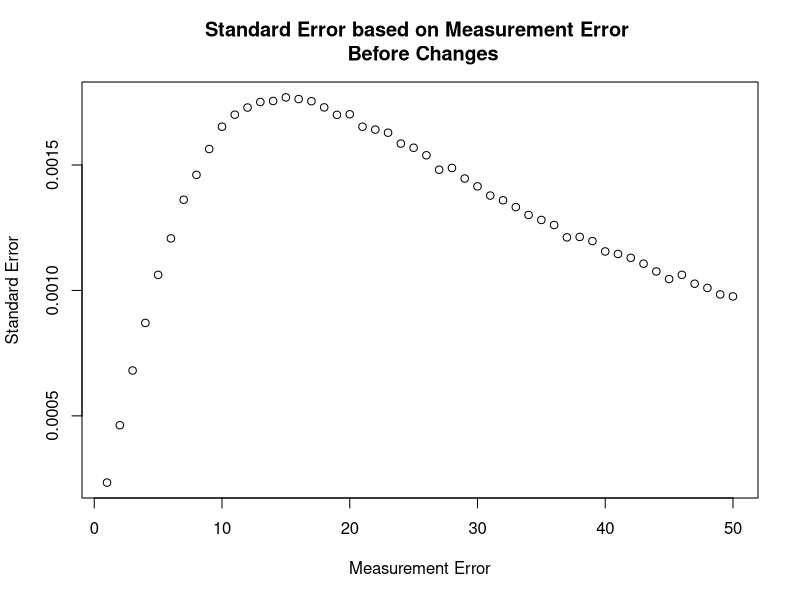
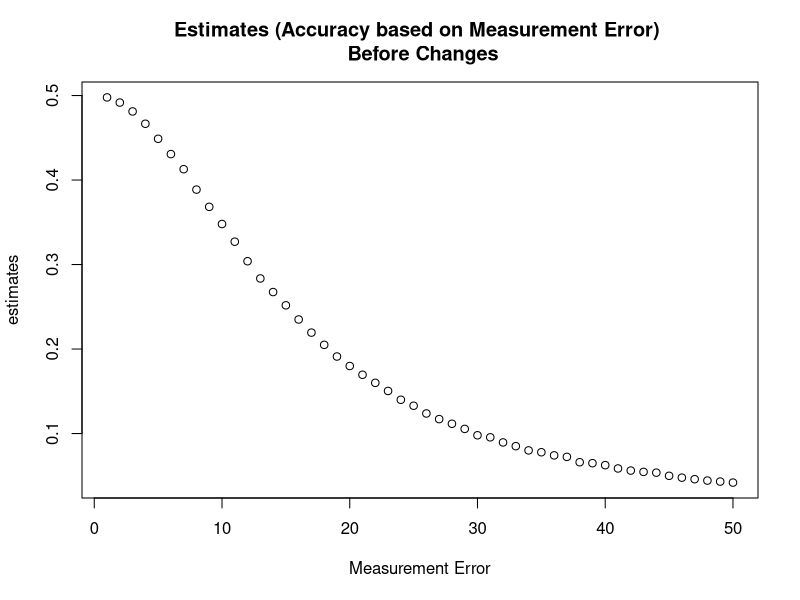
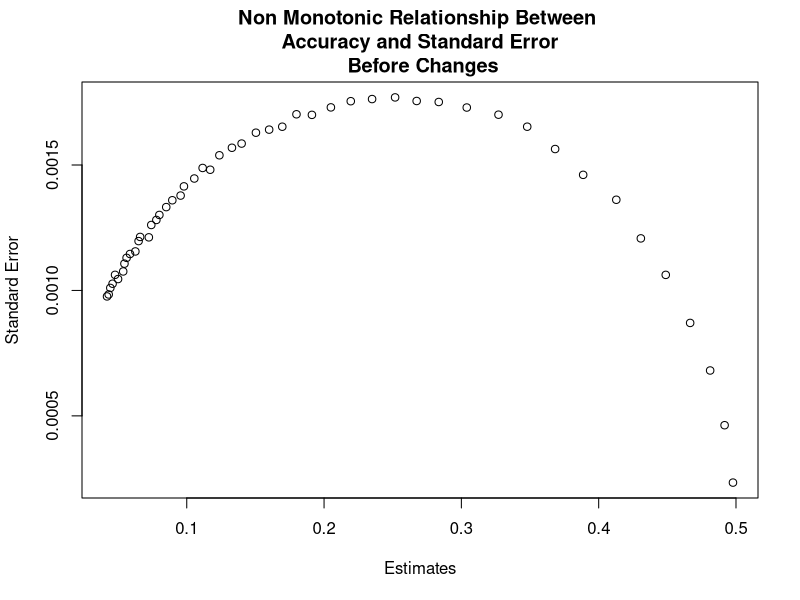
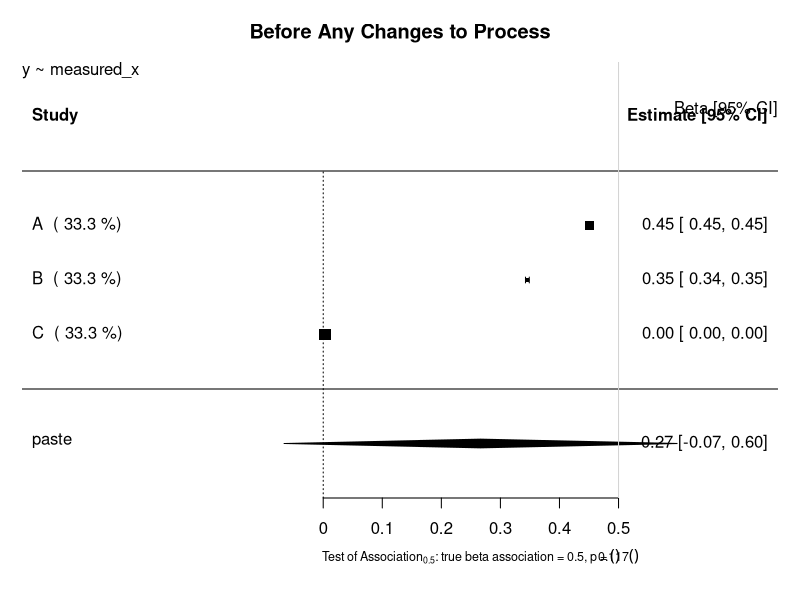
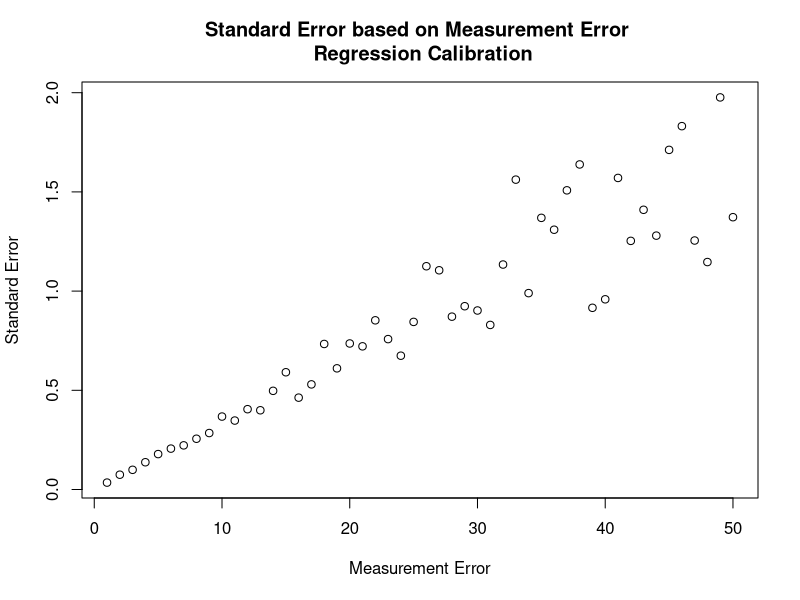
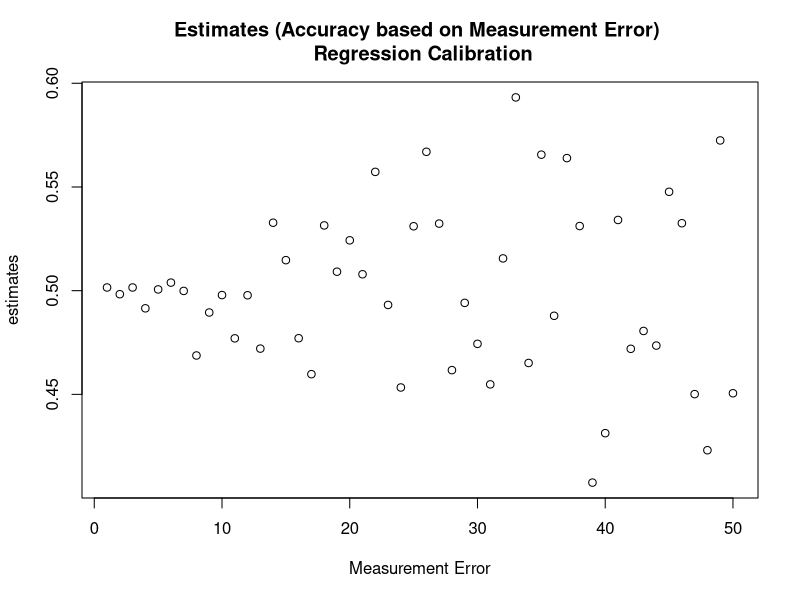
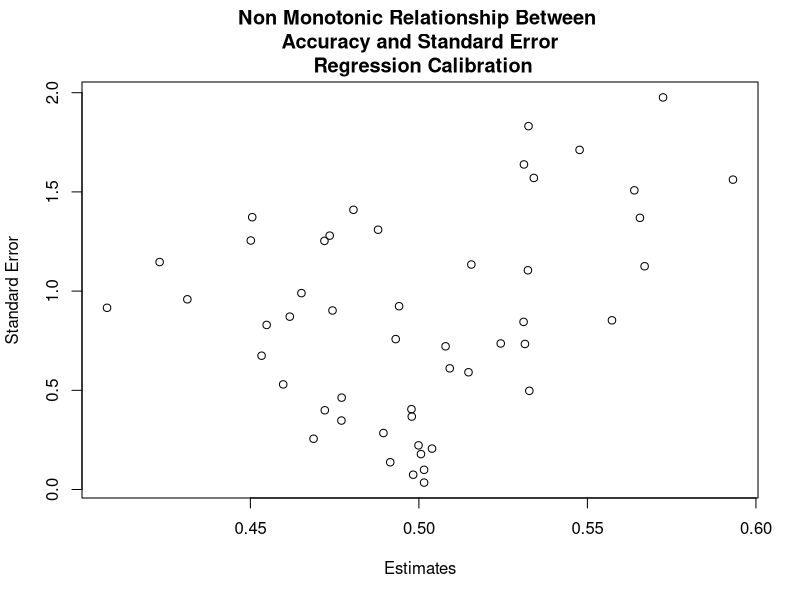
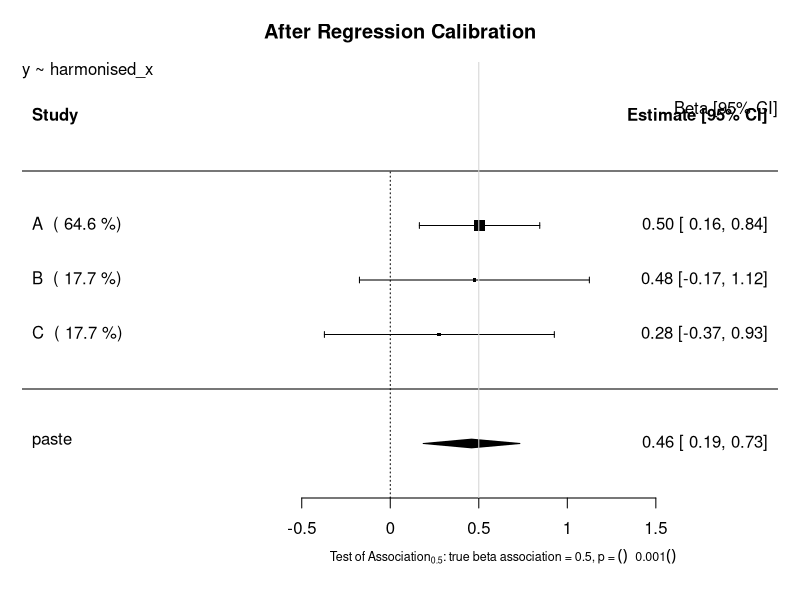

Recreate these plots in R, in order.
# Investigation into semi monotonic behaviour of standard error in Continuous Variables
## Author: Paul Scherer
##         Tom Bishop
## Institute: University of Cambridge MRC Epidemiology Unit 
## Date: 6.09.2017

# In this file we want to investigate whether we can replicate the semi monotonic behaviour exhibited by 
# standard error dependent on standard measurement error
library(ggplot2)
library(reshape2)
library(parallel)
library(stats)
library(metafor)

# Raw Data Set Properties
trueBeta = 0.5
constant = 20

study_size = 20000
raw_mean = 40
raw_stdev = 15

# Create Dataframe with x, create y from x, then add normal random noise to x
raw_data = data.frame(x = rnorm(n = study_size, mean = raw_mean, sd = raw_stdev))
raw_data$y = (trueBeta*raw_data$x) + constant

###############################################################################
########################### Functions #########################################
###############################################################################

createStudyData <- function(raw_data, measurement_error){
    x_error = rnorm(n = study_size, mean = 0, sd = measurement_error)
    raw_data$measured_x = raw_data$x + x_error
    return(raw_data)
}

createValidationData <- function(val_size, measurement_error) {
    validation_data = data.frame(x =  rnorm(n = val_size, mean = raw_mean, sd = raw_stdev))
    x_error = rnorm(n = val_size, mean = 0, sd = measurement_error)
    validation_data$measured_x = validation_data$x + x_error
    return (validation_data)
}

#######################################################################################
########################### Motivation of the Problem #################################
#######################################################################################
## Graphing Standard Error as a function of Measurement Error
error_upperbound = 50
std_error = vector("numeric", length = error_upperbound)
estimates = vector("numeric", length = error_upperbound)

for (measurement_error in 1:error_upperbound){
	x_error = rnorm(n = study_size, mean = 0, sd = measurement_error)
	raw_data$measured_x = raw_data$x + x_error
	fmla = as.formula(y ~ measured_x)
	linear_model = lm(formula = fmla, data = raw_data)
	x_estimate = linear_model$coefficients["measured_x"]
	x_stdErr = summary(linear_model)$coefficients["measured_x", "Std. Error"]
	std_error[measurement_error] = x_stdErr
	estimates[measurement_error] = x_estimate
}
plot (x = (1:error_upperbound), y = std_error, xlab = "Measurement Error", ylab = "Standard Error", main = "Standard Error based on Measurement Error \n Before Changes")
plot (x = (1:error_upperbound), y = estimates, xlab = "Measurement Error", ylab = "estimates", main = "Estimates (Accuracy based on Measurement Error) \n Before Changes")

plot (x = estimates, y = std_error, xlab = "Estimates", ylab = "Standard Error", main = "Non Monotonic Relationship Between \n Accuracy and Standard Error \n Before Changes")

#######################################################################################
######################## Before Any Changes to the Process ############################
#######################################################################################
# General Parameters
validation_size = 400

# Study A
measureError_A = 5
studyData_A = createStudyData(raw_data = raw_data, measurement_error = measureError_A)
validation_data_A = createValidationData(val_size = validation_size, measurement_error = measureError_A )

# Study B
measureError_B = 10
studyData_B = createStudyData(raw_data = raw_data, measurement_error = measureError_B)
validation_data_B = createValidationData(val_size = validation_size, measurement_error = measureError_B )

# Study C
measureError_C = 200
studyData_C = createStudyData(raw_data = raw_data, measurement_error = measureError_C)
validation_data_C = createValidationData(val_size = validation_size, measurement_error = measureError_C )


lm_A <- lm(formula=y~measured_x, data=studyData_A)
estimate_A = lm_A$coefficients["measured_x"]
stdError_A = summary(lm_A)$coefficients["measured_x","Std. Error"]

lm_B <- lm(formula=y~measured_x, data=studyData_B)
estimate_B = lm_B$coefficients["measured_x"]
stdError_B = summary(lm_B)$coefficients["measured_x","Std. Error"]

lm_C <- lm(formula=y~measured_x, data=studyData_C)
estimate_C = lm_C$coefficients["measured_x"]
stdError_C = summary(lm_C)$coefficients["measured_x","Std. Error"]


## Random Effects Model Forest Plot Before Regression Calibration
estimates = c(estimate_A, estimate_B, estimate_C)
stand_errs = c(stdError_A, stdError_B, stdError_C)
labels = c("A","B","C")
res <- rma(yi = estimates, sei = stand_errs, method='DL', slab = labels)
weights_res <- weights.rma.uni(res)

# Forest Plot
res$slab <- paste(res$slab, " (", round(weights.rma.uni(res),digits=1), "%)")
fmla = as.formula(y~measured_x)
forest(res, mlab=bquote(paste('Overall (I'^2*' = ', .(round(res$I2)),'%, p = ',
    .(sprintf("%.3f", round(res$QEp,3))),')')),
xlab=bquote(paste('Test of Association'[0.5]*': true beta association = 0.5, p = ',
    .(sprintf("%.3f", round(res$pval,3))))), cex=1, cex.lab=0.75, cex.axis=1, main = "Before Any Changes to Process")
usr <- par("usr")
text(usr[2], usr[4], "Beta [95% CI]", adj = c(1, 4),cex=1)
text(usr[1], usr[4], paste0(gsub(paste0("Study Data","\\$"),"", deparse(fmla)),collapse="\n"), adj = c( 0, 1 ),cex=1)
abline(v = 0.5, col = "lightgray")


#######################################################################################
######################## Using Regression Calibration Classic #########################
#######################################################################################
## Graphing Standard Error as a function of Measurement Error
std_error = vector("numeric", length = error_upperbound)
estimates = vector("numeric", length = error_upperbound)

for (measurement_error in 1:error_upperbound){
    studyData_graph = createStudyData(raw_data = raw_data, measurement_error = measurement_error)
    validation_data_graph = createValidationData(val_size = validation_size, measurement_error = measurement_error)

    # calculate the lambda
    fmla_harmonisation = as.formula(x~measured_x)
    lambda_lm_graph <- lm(formula=fmla_harmonisation, data=validation_data_graph)
    lambda_graph = lambda_lm_graph$coefficients["measured_x"]
    stdError_lambda_graph = summary(lambda_lm_graph)$coefficients["measured_x","Std. Error"]

    # calculate the estimates using the normal study data
    lm_graph <- lm(formula=y~measured_x, data=studyData_graph)
    estimate_graph = lm_graph$coefficients["measured_x"]
    stdError_graph = summary(lm_graph)$coefficients["measured_x","Std. Error"]

    # Propagate Errors in Standard Error
    var_lambda = (sqrt(validation_size) * summary(lambda_lm_graph)$coefficients["measured_x","Std. Error"])^2
    var_Beta = (sqrt(validation_size) * summary(lm_graph)$coefficients["measured_x","Std. Error"])^2
    #var_Beta = summary(lm_A)$sigma**2
    # var_Beta = (summary(lm_A)$coefficients["measured_x","Std. Error"])^2
    lambda_pure = unlist(unname(lambda_lm_graph$coefficients["measured_x"]))
    beta_lambda_div_sq = (unname(unlist(lm_graph$coefficients["measured_x"]/(lambda_lm_graph$coefficients["measured_x"])^2)))^2
    delta_variance = (var_Beta / (lambda_pure)^2) + beta_lambda_div_sq * var_lambda
    delta_stdError_B = sqrt(delta_variance)/sqrt(validation_size) 
    delta_stdError_B = sqrt(delta_variance)

    std_error[measurement_error] = delta_stdError_B
    estimates[measurement_error] = estimate_graph/lambda_graph
}
plot (x = (1:error_upperbound), y = std_error, xlab = "Measurement Error", ylab = "Standard Error", main = "Standard Error based on Measurement Error \n Regression Calibration")
plot (x = (1:error_upperbound), y = estimates, xlab = "Measurement Error", ylab = "estimates", main = "Estimates (Accuracy based on Measurement Error) \n Regression Calibration")
plot (x = estimates, y = std_error, xlab = "Estimates", ylab = "Standard Error", main = "Non Monotonic Relationship Between \n Accuracy and Standard Error \n Regression Calibration")



# Using real regression calibration.
## Modeling x ~ measured_x in validation
fmla_harmonisation = as.formula(x~measured_x)
# Study A
lambda_lm_A <- lm(formula=fmla_harmonisation, data=validation_data_A)
lambda_A = lambda_lm_A$coefficients["measured_x"]
stdError_lambda_A = summary(lambda_lm_A)$coefficients["measured_x","Std. Error"]

# Study B
lambda_lm_B <- lm(formula=fmla_harmonisation, data=validation_data_B)
lambda_B = lambda_lm_B$coefficients["measured_x"]
stdError_lambda_B = summary(lambda_lm_B)$coefficients["measured_x","Std. Error"]

# Study C
lambda_lm_C <- lm(formula=fmla_harmonisation, data=validation_data_C)
lambda_C = lambda_lm_C$coefficients["measured_x"]
stdError_lambda_C = summary(lambda_lm_C)$coefficients["measured_x","Std. Error"]


lm_A <- lm(formula=y~measured_x, data=studyData_A)
estimate_A = lm_A$coefficients["measured_x"]
stdError_A = summary(lm_A)$coefficients["measured_x","Std. Error"]

lm_B <- lm(formula=y~measured_x, data=studyData_B)
estimate_B = lm_B$coefficients["measured_x"]
stdError_B = summary(lm_B)$coefficients["measured_x","Std. Error"]

lm_C <- lm(formula=y~measured_x, data=studyData_C)
estimate_C = lm_C$coefficients["measured_x"]
stdError_C = summary(lm_C)$coefficients["measured_x","Std. Error"]

corrected_estimate_A = estimate_A / lambda_A
corrected_estimate_B = estimate_B / lambda_B
corrected_estimate_C = estimate_C / lambda_C

# calculate the corrected standard error
var_Beta = (sqrt(validation_size) * summary(lm_A)$coefficients["measured_x","Std. Error"])^2
#var_Beta = summary(lm_A)$sigma**2
# var_Beta = (summary(lm_A)$coefficients["measured_x","Std. Error"])^2
lambda_pure = unlist(unname(lambda_lm_A$coefficients["measured_x"]))
beta_lambda_div_sq = (unname(unlist(lm_A$coefficients["measured_x"]/(lambda_lm_A$coefficients["measured_x"])^2)))^2
var_lambda = (sqrt(validation_size) * summary(lambda_lm_A)$coefficients["measured_x","Std. Error"])^2
delta_variance = (var_Beta / (lambda_pure)^2) + (beta_lambda_div_sq * var_lambda)
delta_stdError_A = sqrt(delta_variance)/sqrt(validation_size) 
delta_stdError_A = sqrt(delta_variance)

var_lambda = (sqrt(validation_size) * summary(lambda_lm_B)$coefficients["measured_x","Std. Error"])^2
var_Beta = (sqrt(validation_size) * summary(lm_B)$coefficients["measured_x","Std. Error"])^2
#var_Beta = summary(lm_A)$sigma**2
# var_Beta = (summary(lm_A)$coefficients["measured_x","Std. Error"])^2
lambda_pure = unlist(unname(lambda_lm_B$coefficients["measured_x"]))
beta_lambda_div_sq = (unname(unlist(lm_B$coefficients["measured_x"]/(lambda_lm_B$coefficients["measured_x"])^2)))^2
delta_variance = (var_Beta / (lambda_pure)^2) + beta_lambda_div_sq * var_lambda
delta_stdError_B = sqrt(delta_variance)/sqrt(validation_size) 
delta_stdError_B = sqrt(delta_variance)


var_lambda = (sqrt(validation_size) * summary(lambda_lm_B)$coefficients["measured_x","Std. Error"])^2
var_Beta = (sqrt(validation_size) * summary(lm_B)$coefficients["measured_x","Std. Error"])^2
#var_Beta = summary(lm_A)$sigma**2
# var_Beta = (summary(lm_A)$coefficients["measured_x","Std. Error"])^2
lambda_pure = unlist(unname(lambda_lm_B$coefficients["measured_x"]))
beta_lambda_div_sq = (unname(unlist(lm_B$coefficients["measured_x"]/(lambda_lm_B$coefficients["measured_x"])^2)))^2
delta_variance = (var_Beta / (lambda_pure)^2) + beta_lambda_div_sq * var_lambda
delta_stdError_C = sqrt(delta_variance)/sqrt(validation_size) 
delta_stdError_C = sqrt(delta_variance)

## Random Effects Model Forest Plot After Regression Calibration
estimates = c(corrected_estimate_A, corrected_estimate_B, corrected_estimate_C)
stand_errs = c(delta_stdError_A, delta_stdError_B, delta_stdError_C)
labels = c("A","B","C")
res <- rma(yi = estimates, sei = stand_errs, method='DL', slab = labels)
weights_res <- weights.rma.uni(res)

# Forest Plot
res$slab <- paste(res$slab, " (", round(weights.rma.uni(res),digits=1), "%)")
fmla = as.formula(y~harmonised_x)
forest(res, mlab=bquote(paste('Overall (I'^2*' = ', .(round(res$I2)),'%, p = ',
    .(sprintf("%.3f", round(res$QEp,3))),')')),
xlab=bquote(paste('Test of Association'[0.5]*': true beta association = 0.5, p = ',
    .(sprintf("%.3f", round(res$pval,3))))), cex=1, cex.lab=0.75, cex.axis=1, main = "After Regression Calibration")
usr <- par("usr")
text(usr[2], usr[4], "Beta [95% CI]", adj = c(1, 4),cex=1)
text(usr[1], usr[4], paste0(gsub(paste0("Study Data","\\$"),"", deparse(fmla)),collapse="\n"), adj = c( 0, 1 ),cex=1)
abline(v = 0.5, col = "lightgray")



#######################################################################################
######################## USING THE MODEL OF ERROR *PREDICT* ###########################
#######################################################################################
## PREDICT (ERROR IN VARIABLES MODELS)

## Graphing Standard Error as a function of Measurement Error
std_error = vector("numeric", length = error_upperbound)
estimates = vector("numeric", length = error_upperbound)

for (measurement_error in 1:error_upperbound){
    studyData_graph = createStudyData(raw_data = raw_data, measurement_error = measurement_error)
    validation_data_graph = createValidationData(val_size = validation_size, measurement_error = measurement_error)

    # calculate the Error Model
    error_model_graph <- lm(formula=fmla_harmonisation, data=validation_data_graph)
    lambda_graph = error_model_graph$coefficients["measured_x"]
    stdError_lambda_graph = summary(error_model_graph)$coefficients["measured_x","Std. Error"]

    # calculate the estimates using the normal study data
    new = data.frame(measured_x = studyData_graph$measured_x)
    studyData_graph$harmonised_x = predict(error_model_graph, newdata = new)
    lm_graph <- lm(formula=y~harmonised_x, data=studyData_graph)
    estimate_graph = lm_graph$coefficients["harmonised_x"]
    stdError_graph = summary(lm_graph)$coefficients["harmonised_x","Std. Error"]


    std_error[measurement_error] = stdError_graph
    estimates[measurement_error] = estimate_graph
}
plot (x = (1:error_upperbound), y = std_error, xlab = "Measurement Error", ylab = "Standard Error", main = "Standard Error based on Measurement Error \n Error Model Pred")
plot (x = (1:error_upperbound), y = estimates, xlab = "Measurement Error", ylab = "estimates", main = "Estimates (Accuracy based on Measurement Error) \n Error Model Pred")
plot (x = estimates, y = std_error, xlab = "Estimates", ylab = "Standard Error", main = "Monotonic Relationship Between \n Accuracy and Standard Error \n Error Model Pred")



## Modeling x ~ measured_x in validation
fmla_harmonisation = as.formula(x~measured_x)
# Study A
lambda_lm_A <- lm(formula=fmla_harmonisation, data=validation_data_A)
lambda_A = lambda_lm_A$coefficients["measured_x"]
stdError_lambda_A = summary(lambda_lm_A)$coefficients["measured_x","Std. Error"]

# Study B
lambda_lm_B <- lm(formula=fmla_harmonisation, data=validation_data_B)
lambda_B = lambda_lm_B$coefficients["measured_x"]
stdError_lambda_B = summary(lambda_lm_B)$coefficients["measured_x","Std. Error"]

# Study C
lambda_lm_C <- lm(formula=fmla_harmonisation, data=validation_data_C)
lambda_C = lambda_lm_C$coefficients["measured_x"]
stdError_lambda_C = summary(lambda_lm_C)$coefficients["measured_x","Std. Error"]


## Transformation and Regression
# Study A
new = data.frame(measured_x = studyData_A$measured_x)
studyData_A$harmonised_x = predict(lambda_lm_A, newdata = new)
lm_A <- lm(formula=y~harmonised_x, data=studyData_A)
estimate_A = lm_A$coefficients["harmonised_x"]
stdError_A = summary(lm_A)$coefficients["harmonised_x","Std. Error"]

# Study B
new = data.frame(measured_x = studyData_B$measured_x)
studyData_B$harmonised_x = predict(lambda_lm_B, newdata = new)
lm_B <- lm(formula=y~harmonised_x, data=studyData_B)
estimate_B = lm_B$coefficients["harmonised_x"]
stdError_B = summary(lm_B)$coefficients["harmonised_x","Std. Error"]

# Study C
new = data.frame(measured_x = studyData_C$measured_x)
studyData_C$harmonised_x = predict(lambda_lm_C, newdata = new)
lm_C <- lm(formula=y~harmonised_x, data=studyData_C)
estimate_C = lm_C$coefficients["harmonised_x"]
stdError_C = summary(lm_C)$coefficients["harmonised_x","Std. Error"]


## Random Effects Model Forest Plot After Regression Modeling
estimates = c(estimate_A, estimate_B, estimate_C)
stand_errs = c(stdError_A, stdError_B, stdError_C)
labels = c("A","B","C")
res <- rma(yi = estimates, sei = stand_errs, method='DL', slab = labels)
weights_res <- weights.rma.uni(res)

# Forest Plot
res$slab <- paste(res$slab, " (", round(weights.rma.uni(res),digits=1), "%)")
fmla = as.formula(y~harmonised_x)
forest(res, mlab=bquote(paste('Overall (I'^2*' = ', .(round(res$I2)),'%, p = ',
    .(sprintf("%.3f", round(res$QEp,3))),')')),
xlab=bquote(paste('Test of Association'[0.5]*': true beta association = 0.5, p = ',
    .(sprintf("%.3f", round(res$pval,3))))), cex=1, cex.lab=0.75, cex.axis=1, main = "Using Predict aka 'Error Model'")
usr <- par("usr")
text(usr[2], usr[4], "Beta [95% CI]", adj = c(1, 4),cex=1)
text(usr[1], usr[4], paste0(gsub(paste0("Study Data","\\$"),"", deparse(fmla)),collapse="\n"), adj = c( 0, 1 ),cex=1)
abline(v = 0.5, col = "lightgray")


#######################################################################################
######################## USING THE MODEL OF ERROR *PREDICT* ###########################
################## DONE MANUALLY WITH MODEL PARAMETER ESTIMATES #######################
#######################################################################################
## PREDICT (ERROR IN VARIABLES MODELS)

## Graphing Standard Error as a function of Measurement Error
std_error = vector("numeric", length = error_upperbound)
estimates = vector("numeric", length = error_upperbound)

for (measurement_error in 1:error_upperbound){
    studyData_graph = createStudyData(raw_data = raw_data, measurement_error = measurement_error)
    validation_data_graph = createValidationData(val_size = validation_size, measurement_error = measurement_error)

    # calculate the Error Model
    error_model_graph <- lm(formula=fmla_harmonisation, data=validation_data_graph)
    lambda_graph = error_model_graph$coefficients["measured_x"]
    intercept_lambda_graph = error_model_graph$coefficients["(Intercept)"]

    # calculate the estimates using the normal study data
    studyData_graph$lambdadx = studyData_graph$measured_x*lambda_graph + intercept_lambda_graph
    lm_graph <- lm(formula=y~lambdadx, data=studyData_graph)
    estimate_graph = lm_graph$coefficients["lambdadx"]
    stdError_graph = summary(lm_graph)$coefficients["lambdadx","Std. Error"]

    estimates[measurement_error] = estimate_graph
    std_error[measurement_error] = stdError_graph
}
plot (x = (1:error_upperbound), y = std_error, xlab = "Measurement Error", ylab = "Standard Error", main = "Standard Error based on Measurement Error \n Error Model Pred")
plot (x = (1:error_upperbound), y = estimates, xlab = "Measurement Error", ylab = "estimates", main = "Estimates (Accuracy based on Measurement Error) \n Error Model Pred")
plot (x = estimates, y = std_error, xlab = "Estimates", ylab = "Standard Error", main = "Monotonic Relationship Between \n Accuracy and Standard Error \n Error Model Pred")


## By manually predicting values using the model created
## Modeling x ~ measured_x in validation
fmla_harmonisation = as.formula(x~measured_x)
# Study A
lambda_lm_A <- lm(formula=fmla_harmonisation, data=validation_data_A)
lambda_A = lambda_lm_A$coefficients["measured_x"]
intercept_lambda_A = lambda_lm_A$coefficients["(Intercept)"]
stdError_lambda_A = summary(lambda_lm_A)$coefficients["measured_x","Std. Error"]

# Study B
lambda_lm_B <- lm(formula=fmla_harmonisation, data=validation_data_B)
lambda_B = lambda_lm_B$coefficients["measured_x"]
intercept_lambda_B = lambda_lm_B$coefficients["(Intercept)"]
stdError_lambda_B = summary(lambda_lm_B)$coefficients["measured_x","Std. Error"]

# Study C
lambda_lm_C <- lm(formula=fmla_harmonisation, data=validation_data_C)
lambda_C = lambda_lm_C$coefficients["measured_x"]
intercept_lambda_C = lambda_lm_C$coefficients["(Intercept)"]
stdError_lambda_C = summary(lambda_lm_C)$coefficients["measured_x","Std. Error"]

studyData_A$lambdadx = studyData_A$measured_x*lambda_A + intercept_lambda_A
lm_A <- lm(formula=y~lambdadx, data=studyData_A)
estimate_A = lm_A$coefficients["lambdadx"]
stdError_A = summary(lm_A)$coefficients["lambdadx","Std. Error"]

studyData_B$lambdadx = studyData_B$measured_x*lambda_B + intercept_lambda_B
lm_B <- lm(formula=y~lambdadx, data=studyData_B)
estimate_B = lm_B$coefficients["lambdadx"]
stdError_B = summary(lm_B)$coefficients["lambdadx","Std. Error"]

studyData_C$lambdadx = studyData_C$measured_x*lambda_C + intercept_lambda_C
lm_C <- lm(formula=y~lambdadx, data=studyData_C)
estimate_C = lm_C$coefficients["lambdadx"]
stdError_C = summary(lm_C)$coefficients["lambdadx","Std. Error"]


## Random Effects Model Forest Plot After Regression Calibration in all members of measured x
estimates = c(estimate_A, estimate_B, estimate_C)
stand_errs = c(stdError_A, stdError_B, stdError_C)
labels = c("A","B","C")
res <- rma(yi = estimates, sei = stand_errs, method='DL', slab = labels)
weights_res <- weights.rma.uni(res)

# Forest Plot
res$slab <- paste(res$slab, " (", round(weights.rma.uni(res),digits=1), "%)")
fmla = as.formula(y~harmonised_x)
forest(res, mlab=bquote(paste('Overall (I'^2*' = ', .(round(res$I2)),'%, p = ',
    .(sprintf("%.3f", round(res$QEp,3))),')')),
xlab=bquote(paste('Test of Association'[0.5]*': true beta association = 0.5, p = ',
    .(sprintf("%.3f", round(res$pval,3))))), cex=1, cex.lab=0.75, cex.axis=1, main = "Using 'Error Model'")
usr <- par("usr")
text(usr[2], usr[4], "Beta [95% CI]", adj = c(1, 4),cex=1)
text(usr[1], usr[4], paste0(gsub(paste0("Study Data","\\$"),"", deparse(fmla)),collapse="\n"), adj = c( 0, 1 ),cex=1)
abline(v = 0.5, col = "lightgray")
